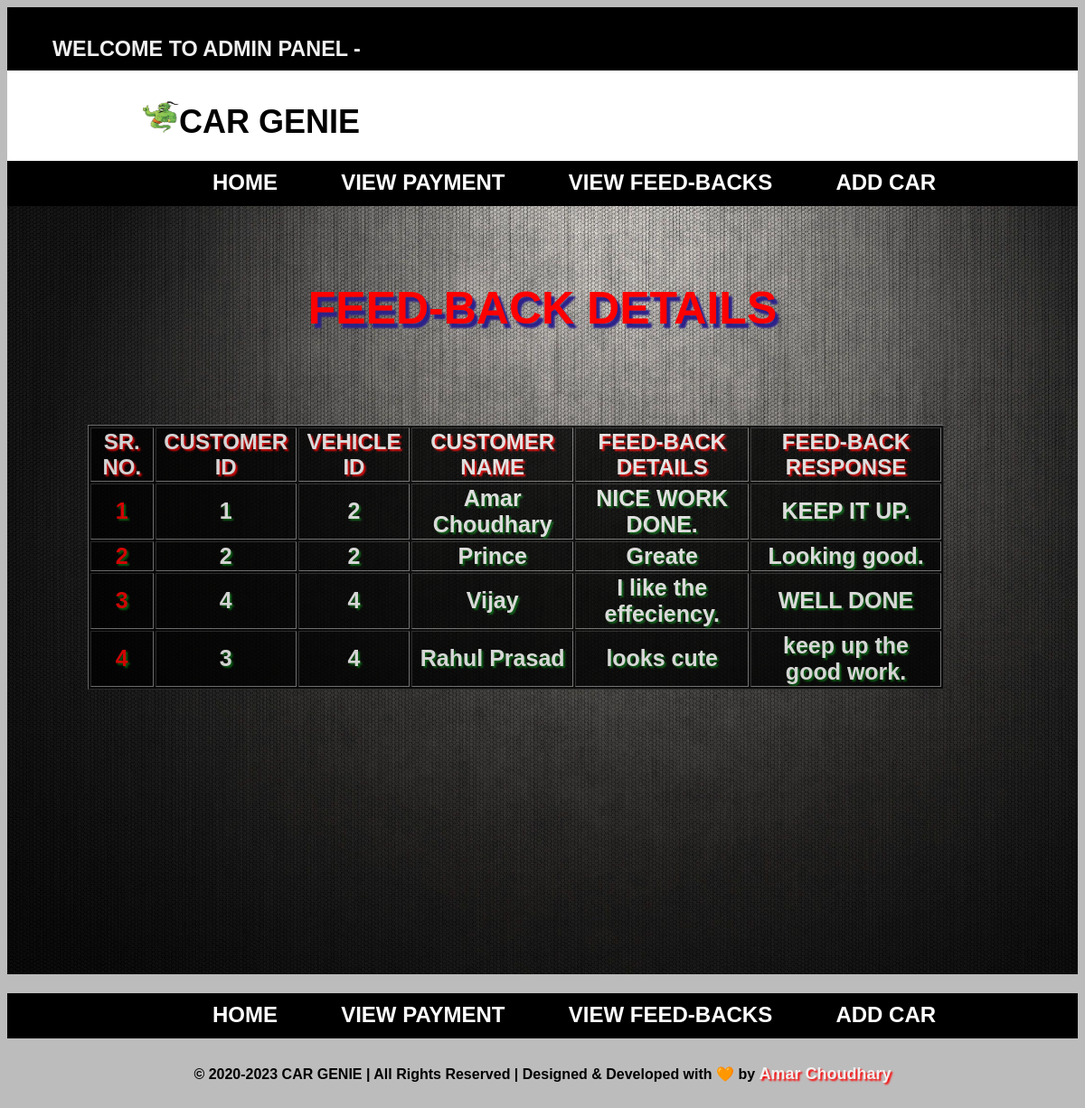
The app's page /php/Admin_feedback_view.php with its own data.
### tables this page shows
CREATE TABLE `feedback` (
  `Feed_ID` int NOT NULL AUTO_INCREMENT,
  `Cus_Id` int NOT NULL,
  `Vehicle_Id` int NOT NULL,
  `customer_name` varchar(255) DEFAULT NULL,
  `Feed_Details` varchar(511) DEFAULT NULL,
  `Feed_Response` varchar(511) DEFAULT NULL,
  `Feed_Status` varchar(255) DEFAULT NULL,
  PRIMARY KEY (`Feed_ID`),
  KEY `Cus_Id` (`Cus_Id`),
  KEY `Vehicle_Id` (`Vehicle_Id`),
  CONSTRAINT `feedback_ibfk_2` FOREIGN KEY (`Vehicle_Id`) REFERENCES `vehicle_info` (`Vehicle_ID`)
);

### php/Admin_feedback_view.php (the view, shortened to what this page needs)
<?php include 'admin_header.php'; ?>
<?php
    include('conn.php');
?>
<!DOCTYPE html>
<html>
<head>
    <link rel="stylesheet" href="../css/home.css" type="text/css" />
</head>
<body class="hold-transition sidebar-mini">
    <?php include 'admin_menu.php'; ?>
    <div class="admindetails">
    <div class="container">
    <center>
        <h1 class="admintitle">FEED-BACK DETAILS</h1>
    </center>
        <table class="table table-bordered table-striped table-hover" border="1">
            <thead>
                <tr class="info">
                    <th>SR. NO.</th>
                    <th>CUSTOMER ID</th>
                    <th>VEHICLE ID</th>
                    <th>CUSTOMER NAME</th>
                    <th>FEED-BACK DETAILS</th>
                    <th>FEED-BACK RESPONSE</th>
                </tr>
            </thead>
            <tbody>
                <?php
                    $feedback_data = "SELECT * FROM `feedback` WHERE Feed_ID > 0";
                    $result=$conn->query($feedback_data);
                ?>
                <?php $counter=1;
                    while ($row = mysqli_fetch_array($result)){
                        $feedbackData[] = array(
                            'Cus_Id' =>$row['Cus_Id'],
                            'Vehicle_Id' => $row['Vehicle_Id'],
                            'Feed_Details' => $row['Feed_Details'],
                            'customer_name' => $row['customer_name'],
                            'Feed_Response' => $row['Feed_Response']
                        );
                    }
                ?>
                <?php foreach ($feedbackData as $feedback){ ?>
                <tr class="datainfo">
                    <td class="admintablesrn">
                        <?php echo $counter++;?>
                    </td>
                    <td class="admintable">
                        <?php echo $feedback['Cus_Id']; ?>
                    </td>
                    <td class="admintable">
                        <?php echo $feedback['Vehicle_Id']; ?>
                    </td>
                    <td class="admintable">
                        <?php echo $feedback['customer_name']; ?>
                    </td>
                    <td class="admintable">
                        <?php echo $feedback['Feed_Details']; ?>
                    </td>
                    <td class="admintable">
                        <?php echo $feedback['Feed_Response']; ?>
                    </td>
                </tr>
                <?php } ?>
            </tbody>
        </table>
    </div>
    </div>
    <?php include 'admin_footer.php'; ?>
</body>
</html>

### css/home.css (style rules this page uses)
body { background-color: #bdbcbc; background-size: cover; font-family: sans-serif; }
table { font-size: 20px; width: 150px; margin-left: 7.5%; height: auto; }
.admintablesrn { font-weight: 900; color: red; font-size: 25px; }
.admintable { font-weight: 900; color: rgb(253, 253, 253); font-size: 25px; }
.container { justify-content: center; align-items: center; background-image: url('../image/adminHome.jpg'); background-size: cover; height: 800px; width: 100%; padding-top: 50px; }
.table { width: 80%; background-color: #000; opacity: 0.8; }
.info { color: #ffffff; text-shadow: 2px 2px 2px red; font-size: larger; font-weight: 700; }
.datainfo { text-align: center; color: #ffffff; text-shadow: 2px 2px 2px rgb(1, 105, 14); }
.admintitle { font-size: 50px; color: red; font-weight:800; text-shadow: 4px 5px 2px rgb(44, 34, 138); margin-bottom: 100px; }

### records on screen
feedback: Cus_Id "1", Vehicle_Id "2", customer_name "Amar Choudhary", Feed_Details "NICE WORK DONE.", Feed_Response "KEEP IT UP."
feedback: Cus_Id "2", Vehicle_Id "2", customer_name "Prince", Feed_Details "Greate", Feed_Response "Looking good."
feedback: Cus_Id "4", Vehicle_Id "4", customer_name "Vijay", Feed_Details "I like the effeciency.", Feed_Response "WELL DONE"
feedback: Cus_Id "3", Vehicle_Id "4", customer_name "Rahul Prasad", Feed_Details "looks cute", Feed_Response "keep up the good work."
